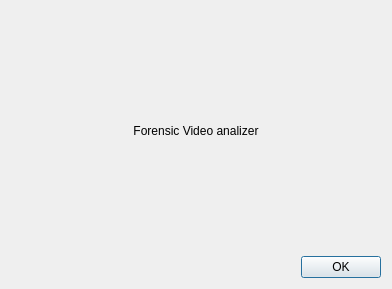
<?xml version="1.0" encoding="UTF-8"?>
<ui version="4.0">
 <class>About</class>
 <widget class="QDialog" name="About">
  <property name="geometry">
   <rect>
    <x>0</x>
    <y>0</y>
    <width>392</width>
    <height>289</height>
   </rect>
  </property>
  <property name="windowTitle">
   <string>Dialog</string>
  </property>
  <property name="modal">
   <bool>true</bool>
  </property>
  <layout class="QVBoxLayout" name="verticalLayout">
   <item>
    <widget class="QWidget" name="widget" native="true">
     <layout class="QVBoxLayout" name="verticalLayout_2">
      <item>
       <widget class="QLabel" name="label">
        <property name="text">
         <string>Forensic Video analizer</string>
        </property>
        <property name="alignment">
         <set>Qt::AlignCenter</set>
        </property>
       </widget>
      </item>
     </layout>
     <zorder>buttonBox</zorder>
     <zorder>label</zorder>
    </widget>
   </item>
   <item>
    <widget class="QDialogButtonBox" name="buttonBox">
     <property name="orientation">
      <enum>Qt::Horizontal</enum>
     </property>
     <property name="standardButtons">
      <set>QDialogButtonBox::Ok</set>
     </property>
    </widget>
   </item>
  </layout>
 </widget>
 <resources/>
 <connections>
  <connection>
   <sender>buttonBox</sender>
   <signal>accepted()</signal>
   <receiver>About</receiver>
   <slot>accept()</slot>
   <hints>
    <hint type="sourcelabel">
     <x>248</x>
     <y>254</y>
    </hint>
    <hint type="destinationlabel">
     <x>157</x>
     <y>274</y>
    </hint>
   </hints>
  </connection>
 </connections>
</ui>
